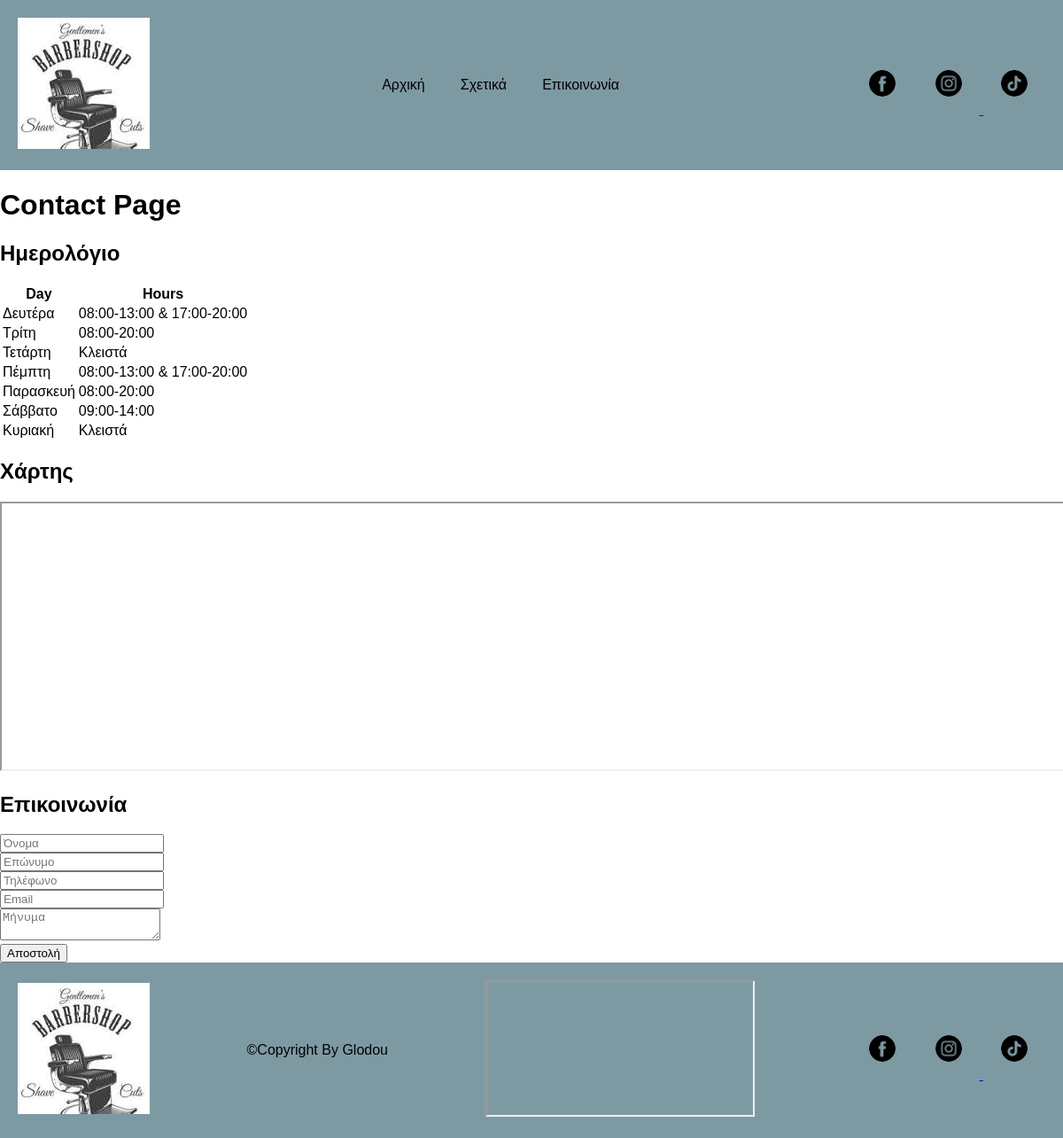
The page /contact.php on the database its author committed.
### tables this page shows
CREATE TABLE `calendar` (
  `calendar_id` int(11) NOT NULL,
  `day` varchar(50) DEFAULT NULL,
  `hours` varchar(100) DEFAULT NULL
);

### contact.php (the view, shortened to what this page needs)
<?php
include_once 'includes/header.php';
include 'db/config.php';
?>
 <div class="main">
        <h1>Contact Page</h1>
    </div>
  <h2> Ημερολόγιο</h2>
<table>
<tr>
<th>Day</th>
<th>Hours</th>
</tr>
<?php
$sql = "SELECT* FROM calendar";
$result = mysqli_query($conn,$sql);
while($row = mysqli_fetch_assoc($result))
{
echo "<tr>";
echo "<td>".$row ['day']."</td>";
echo "<td>".$row ['hours']."</td>";
echo "</tr>";
}
?>
</table>
<h2>Χάρτης</h2>
<iframe width="100%" height="300" src="https://maps.google.com/maps?q=thessaloniki&t=&z=13&ie=UTF8&iwloc=&output=embed"></iframe>
<h2>Επικοινωνία</h2>
<form method="POST">
<input type="text" name="firstname" placeholder="Όνομα"><br>
<input type="text" name="lastname" placeholder="Επώνυμο"><br>
<input type="text" name="phone" placeholder="Τηλέφωνο"><br>
<input type="email" name="email" placeholder="Email"><br>
<textarea name="text" placeholder="Μήνυμα"></textarea><br>
<button type="submit">Αποστολή</button>
</form>
<?php include_once 'includes/footer.php'; ?>

### css/style.css (style rules this page uses)
body { font-family: Arial, Helvetica, sans-serif; margin: 0; }

### rows shown on the page
calendar: day "Δευτέρα", hours "08:00-13:00 & 17:00-20:00"
calendar: day "Τρίτη", hours "08:00-20:00"
calendar: day "Τετάρτη", hours "Κλειστά"
calendar: day "Πέμπτη", hours "08:00-13:00 & 17:00-20:00"
calendar: day "Παρασκευή", hours "08:00-20:00"
calendar: day "Σάββατο", hours "09:00-14:00"
calendar: day "Κυριακή", hours "Κλειστά"
